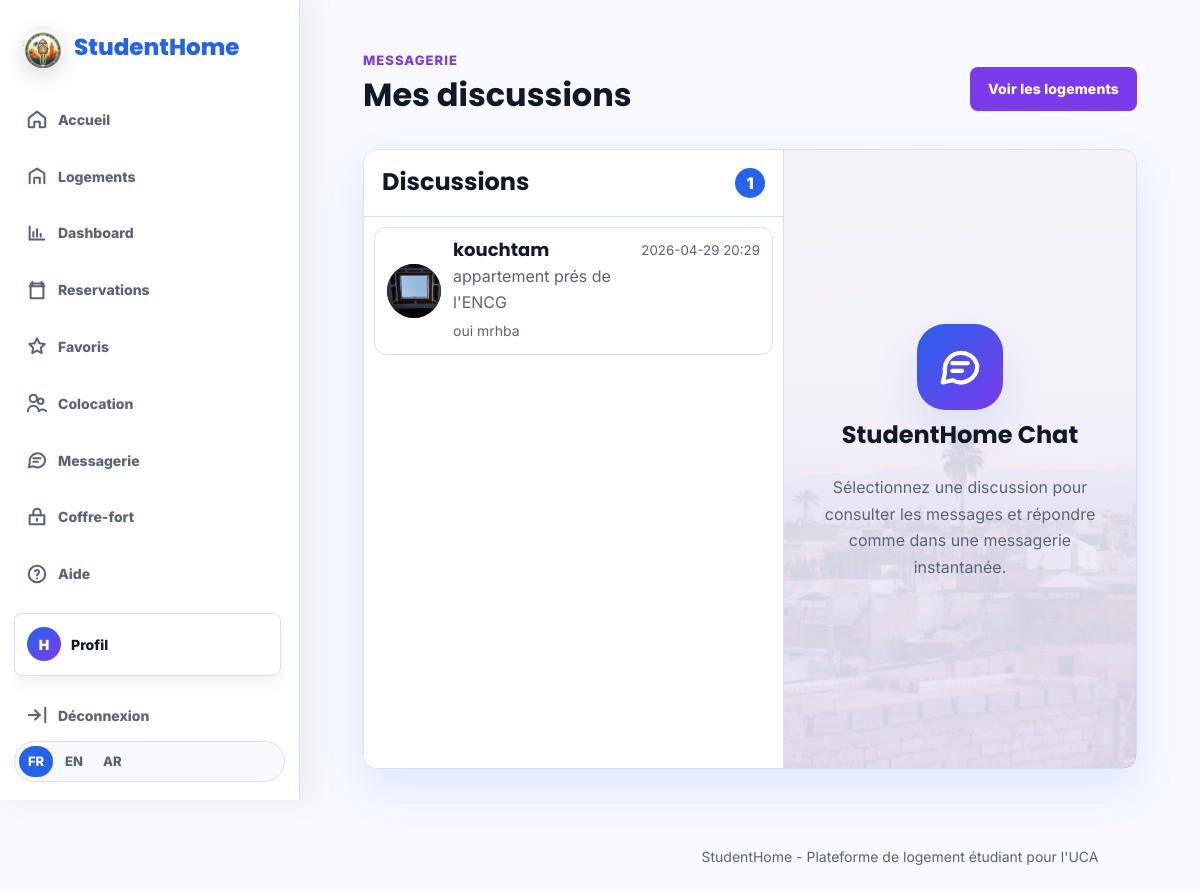
/messages (signed in), run on the app's committed database.
### app.py (models this page shows, shortened)
class Utilisateur(UserMixin, db.Model):
    id = db.Column(db.Integer, primary_key=True)
    nom = db.Column(db.String(120), nullable=False)
    email = db.Column(db.String(150), unique=True, nullable=False)
    mot_de_passe = db.Column(db.String(255), nullable=False)
    role = db.Column(db.String(30), nullable=False)
    photo_profil = db.Column(db.String(220), nullable=True)
    etudiant = db.relationship("Etudiant", backref="utilisateur", uselist=False, cascade="all, delete")
    proprietaire = db.relationship("Proprietaire", backref="utilisateur", uselist=False, cascade="all, delete")
    @property
    def avatar_path(self):
        if self.photo_profil:
            return self.photo_profil
        return None

class Message(db.Model):
    id = db.Column(db.Integer, primary_key=True)
    logement_id = db.Column(db.Integer, db.ForeignKey("logement.id"), nullable=False)
    etudiant_id = db.Column(db.Integer, db.ForeignKey("etudiant.id"), nullable=False)
    proprietaire_id = db.Column(db.Integer, db.ForeignKey("proprietaire.id"), nullable=False)
    expediteur_id = db.Column(db.Integer, db.ForeignKey("utilisateur.id"), nullable=False)
    sujet = db.Column(db.String(160), nullable=False)
    contenu = db.Column(db.Text, nullable=False)
    date_envoi = db.Column(db.String(20), default=lambda: datetime.now().strftime("%Y-%m-%d %H:%M"))
    logement = db.relationship("Logement", backref="messages")
    etudiant = db.relationship("Etudiant", backref="messages")
    proprietaire = db.relationship("Proprietaire", backref="messages")
    expediteur = db.relationship("Utilisateur", backref="messages_envoyes")

class Logement(db.Model):
    id = db.Column(db.Integer, primary_key=True)
    titre = db.Column(db.String(160), nullable=False)
    adresse = db.Column(db.String(220), nullable=True)
    description = db.Column(db.Text, nullable=False)
    reglement_interieur = db.Column(db.Text, nullable=True)
    prix = db.Column(db.Float, nullable=False)
    quartier = db.Column(db.String(100), nullable=False)
    proximite_faculte = db.Column(db.String(120), nullable=False)
    type_logement = db.Column(db.String(80), default="Studio")
    nombre_chambres = db.Column(db.Integer, default=1)
    etage = db.Column(db.Integer, default=0)
    latitude = db.Column(db.Float, nullable=True)
    longitude = db.Column(db.Float, nullable=True)
    est_colocation = db.Column(db.Boolean, default=False)
    vues = db.Column(db.Integer, default=0)
    photos = db.Column(db.String(220), default="marrakech-rooftop-sunset.jpg")
    est_disponible = db.Column(db.Boolean, default=True)
    date_disponibilite = db.Column(db.String(20), nullable=True)
    est_valide = db.Column(db.Boolean, default=False)
    est_bloque = db.Column(db.Boolean, default=False)
    proprietaire_id = db.Column(db.Integer, db.ForeignKey("proprietaire.id"), nullable=False)
    proprietaire = db.relationship("Proprietaire", backref="logements")
    reservations = db.relationship("Reservation", backref="logement", cascade="all, delete")
    avis = db.relationship("Avis", backref="logement", cascade="all, delete")
    @property
    def media_path(self):
      if self.photos and self.photos.startswith("http"):
        return self.photos
      if self.photos and self.photos.startswith("uploads/"):
        return url_for("static", filename=self.photos)
      return url_for(
        "static",
        filename="images/" + (self.photos or "marrakech-rooftop-sunset.jpg")
      )
    @property
    def is_video(self):
        if not self.photos:
            return False
        extension = self.photos.rsplit(".", 1)[-1].lower()
        return extension in VIDEO_EXTENSIONS
    class _MediaItem:
        __slots__ = ("fichier", "is_video")

### app.py (the view)
@app.route("/messages")
@login_required
def messages():
    if current_user.role == "etudiant":
        messages_user = (
            Message.query.filter_by(etudiant_id=current_user.etudiant.id)
            .order_by(Message.id.desc())
            .all()
        )
    elif current_user.role == "proprietaire":
        messages_user = (
            Message.query.filter_by(proprietaire_id=current_user.proprietaire.id)
            .order_by(Message.id.desc())
            .all()
        )
    else:
        flash("La messagerie est rÃ©servÃ©e aux Ã©tudiants et propriÃ©taires.", "error")
        return redirect(url_for("index"))
    discussions = []
    seen = set()
    for msg in messages_user:
        key = (msg.logement_id, msg.etudiant_id)
        if key not in seen:
            discussions.append(msg)
            seen.add(key)
    return render_template("messages.html", discussions=discussions)

### app.py (called while the page is built)
def fix_text_encoding(value):
    if not isinstance(value, str) or not any(marker in value for marker in ("Ã", "â", "Ø", "Ù", "Ă", "Â")):
        return value
    for encoding in ("cp1252", "latin1"):
        try:
            return value.encode(encoding).decode("utf-8")
        except UnicodeError:
            continue
    return value

@login_manager.user_loader
def load_user(user_id):
    return Utilisateur.query.get(int(user_id))

@app.context_processor
def inject_language_helpers():
    lang = session.get("lang", "fr")
    if lang not in SUPPORTED_LANGUAGES:
        lang = "fr"
    def t(key):
        value = TRANSLATIONS.get(lang, TRANSLATIONS["fr"]).get(key, TRANSLATIONS["fr"].get(key, key))
        return fix_text_encoding(value)
    return {"t": t, "current_lang": lang, "is_rtl": lang == "ar"}

### templates/messages.html (shortened to what this page needs)
{% extends "base.html" %}
{% block content %}
<section class="section">
    <div class="section-title">
        <div>
            <p class="tag">{{ t('nav_messages') }}</p>
            <h1>{{ t('messages_title') }}</h1>
        </div>
        <a class="btn btn-secondary" href="{{ url_for('logements') }}">{{ t('view_housing') }}</a>
    </div>
    <div class="messenger-shell">
        <aside class="messenger-sidebar">
            <div class="messenger-sidebar-head">
                <h2>{{ t('discussions') }}</h2>
                <span>{{ discussions|length }}</span>
            </div>
            <div class="message-list">
                {% for discussion in discussions %}
                    <a class="conversation-card" href="{{ url_for('discussion', logement_id=discussion.logement_id, etudiant_id=discussion.etudiant_id) }}">
                        {% if discussion.logement.is_video %}
                            <video src="{{ url_for('static', filename=discussion.logement.media_path) }}" muted playsinline preload="metadata"></video>
                        {% else %}
                            <img src="{{ url_for('static', filename=discussion.logement.media_path) }}" alt="{{ discussion.logement.titre }}">
                        {% endif %}
                        <div>
                            {% if current_user.role == 'etudiant' %}
                                <h3>{{ discussion.proprietaire.utilisateur.nom }}</h3>
                            {% else %}
                                <h3>{{ discussion.etudiant.utilisateur.nom }}</h3>
                            {% endif %}
                            <p>{{ discussion.logement.titre }}</p>
                            <span>{{ discussion.contenu }}</span>
                        </div>
                        <small>{{ discussion.date_envoi }}</small>
                    </a>
                {% else %}
                    <div class="empty-state">
                        <h2>{{ t('no_discussion_title') }}</h2>
                        <p>{{ t('no_discussion_text') }}</p>
                    </div>
                {% endfor %}
            </div>
        </aside>
        <div class="messenger-preview">
            <div class="messenger-preview-icon">
                <svg viewBox="0 0 24 24" aria-hidden="true">
                    <path d="M21 11.5a8.5 8.5 0 0 1-12.7 7.4L3 20l1.2-5.1A8.5 8.5 0 1 1 21 11.5Z"></path>
                    <path d="M8 10h8M8 14h5"></path>
                </svg>
            </div>
            <h2>StudentHome Chat</h2>
            <p>{{ t('chat_preview_text') }}</p>
        </div>
    </div>
</section>
{% endblock %}

### templates/base.html (shortened to what this page needs)
<!DOCTYPE html>
<html lang="{{ current_lang }}" dir="{{ 'rtl' if is_rtl else 'ltr' }}">
<head>
    <link rel="stylesheet" href="https://unpkg.com/leaflet@1.9.4/dist/leaflet.css">
    <link rel="stylesheet" href="{{ url_for('static', filename='css/style.css') }}">
</head>
<body>
    <aside class="sidebar-nav">
        <a class="brand sidebar-brand" href="{{ url_for('studenthome_marrakech') }}">
            <img class="brand-logo" src="{{ url_for('static', filename='images/studenthome-logo-symbol.jpg') }}" alt="StudentHome">
            <span>StudentHome</span>
        </a>
        <nav class="side-links" aria-label="Navigation principale">
            <a href="{{ url_for('studenthome_marrakech') }}">
                <svg viewBox="0 0 24 24" aria-hidden="true"><path d="M3 11 12 4l9 7v9a1 1 0 0 1-1 1h-5v-6H9v6H4a1 1 0 0 1-1-1v-9Z"></path></svg>
                <span>{{ t('nav_home') }}</span>
            </a>
            <a href="{{ url_for('logements') }}">
                <svg viewBox="0 0 24 24" aria-hidden="true"><path d="M4 20V9l8-5 8 5v11"></path><path d="M9 20v-6h6v6"></path></svg>
                <span>{{ t('nav_housing') }}</span>
            </a>
            {% if current_user.is_authenticated %}
                {% if current_user.role == 'etudiant' %}
                    <a href="{{ url_for('dashboard_etudiant') }}">
                        <svg viewBox="0 0 24 24" aria-hidden="true"><path d="M4 19V5"></path><path d="M4 19h16"></path><path d="M8 16v-5"></path><path d="M12 16V8"></path><path d="M16 16v-3"></path></svg>
                        <span>{{ t('nav_dashboard') }}</span>
                    </a>
                    <a href="{{ url_for('reservations') }}">
                        <svg viewBox="0 0 24 24" aria-hidden="true"><path d="M7 3v4"></path><path d="M17 3v4"></path><path d="M4 8h16"></path><path d="M5 5h14v16H5z"></path></svg>
                        <span>{{ t('nav_reservations') }}</span>
                    </a>
                    <a href="{{ url_for('favoris') }}">
                        <svg viewBox="0 0 24 24" aria-hidden="true"><path d="m12 3.7 2.6 5.3 5.8.8-4.2 4.1 1 5.8L12 17l-5.2 2.7 1-5.8-4.2-4.1 5.8-.8L12 3.7Z"></path></svg>
                        <span>{{ t('nav_favorites') }}</span>
                    </a>
                    <a href="{{ url_for('colocation') }}">
                        <svg viewBox="0 0 24 24" aria-hidden="true"><path d="M8 11a4 4 0 1 0 0-8 4 4 0 0 0 0 8Z"></path><path d="M16 13a3 3 0 1 0 0-6 3 3 0 0 0 0 6Z"></path><path d="M2 21a6 6 0 0 1 12 0"></path><path d="M14 21a5 5 0 0 1 8 0"></path></svg>
                        <span>{{ t('nav_colocation') }}</span>
                    </a>
                {% elif current_user.role == 'admin' %}
                    <a href="{{ url_for('dashboard_admin') }}">
                        <svg viewBox="0 0 24 24" aria-hidden="true"><path d="M12 3 4 6v6c0 5 3.5 8 8 9 4.5-1 8-4 8-9V6l-8-3Z"></path></svg>
                        <span>{{ t('nav_admin') }}</span>
                    </a>
                {% endif %}
                <a href="{{ url_for('messages') }}">
                    <svg viewBox="0 0 24 24" aria-hidden="true"><path d="M21 11.5a8.5 8.5 0 0 1-12.7 7.4L3 20l1.2-5.1A8.5 8.5 0 1 1 21 11.5Z"></path><path d="M8 10h8M8 14h5"></path></svg>
                    <span>{{ t('nav_messages') }}</span>
                </a>
                <a href="{{ url_for('coffre_fort') }}">
                    <svg viewBox="0 0 24 24" aria-hidden="true"><path d="M4 10h16v10H4z"></path><path d="M8 10V7a4 4 0 0 1 8 0v3"></path><path d="M12 14v2"></path></svg>
                    <span>{{ t('nav_vault') }}</span>
                </a>
                <a href="{{ url_for('aide') }}">
                    <svg viewBox="0 0 24 24" aria-hidden="true"><circle cx="12" cy="12" r="9"></circle><path d="M9.8 9a2.3 2.3 0 0 1 4.4 1c0 1.7-2.2 2-2.2 3.6"></path><path d="M12 17h.01"></path></svg>
                    <span>{{ t('nav_help') }}</span>
                </a>
                <a class="nav-profile-btn sidebar-profile" href="{{ url_for('profil') }}">
                    {% if current_user.avatar_path %}
                        <img src="{{ current_user.avatar_path }}" alt="Photo de profil">
                    {% else %}
                        <span>{{ current_user.nom[:1]|upper }}</span>
                    {% endif %}
                    <strong>{{ t('nav_profile') }}</strong>
                </a>
                <a href="{{ url_for('logout') }}">
                    <svg viewBox="0 0 24 24" aria-hidden="true"><path d="M10 17l5-5-5-5"></path><path d="M15 12H3"></path><path d="M21 4v16"></path></svg>
                    <span>{{ t('nav_logout') }}</span>
                </a>
            {% else %}
                <a href="{{ url_for('login') }}"><span>{{ t('nav_login') }}</span></a>
                <a href="{{ url_for('choisir_role') }}"><span>{{ t('nav_register') }}</span></a>
            {% endif %}
        </nav>
        <div class="language-switcher" aria-label="Language selector">
            <a class="{{ 'active' if current_lang == 'fr' else '' }}" href="{{ url_for('set_language', lang_code='fr') }}">FR</a>
            <a class="{{ 'active' if current_lang == 'en' else '' }}" href="{{ url_for('set_language', lang_code='en') }}">EN</a>
            <a class="{{ 'active' if current_lang == 'ar' else '' }}" href="{{ url_for('set_language', lang_code='ar') }}">AR</a>
        </div>
    </aside>
    <main class="app-main">
        {% block content %}{% endblock %}
    </main>
    <footer>
        <p>{{ t('footer') }}</p>
    </footer>
</body>
</html>

### data on the page
Utilisateur: nom "H"
Message: photos (picture), proprietaire.utilisateur.nom "kouchtam", logement.titre "appartement prés de l'ENCG", contenu "oui mrhba", date_envoi "2026-04-29 20:29"

### other printed values
{{ t('nav_home') }} "Accueil"
{{ t('nav_housing') }} "Logements"
{{ t('nav_dashboard') }} "Dashboard"
{{ t('nav_reservations') }} "Reservations"
{{ t('nav_favorites') }} "Favoris"
{{ t('nav_colocation') }} "Colocation"
{{ t('nav_messages') }} "Messagerie"
{{ t('nav_vault') }} "Coffre-fort"
{{ t('nav_help') }} "Aide"
{{ t('nav_profile') }} "Profil"
{{ t('nav_logout') }} "Déconnexion"
{{ t('nav_messages') }} "MESSAGERIE"
{{ t('messages_title') }} "Mes discussions"
{{ t('view_housing') }} "Voir les logements"
{{ t('discussions') }} "Discussions"
